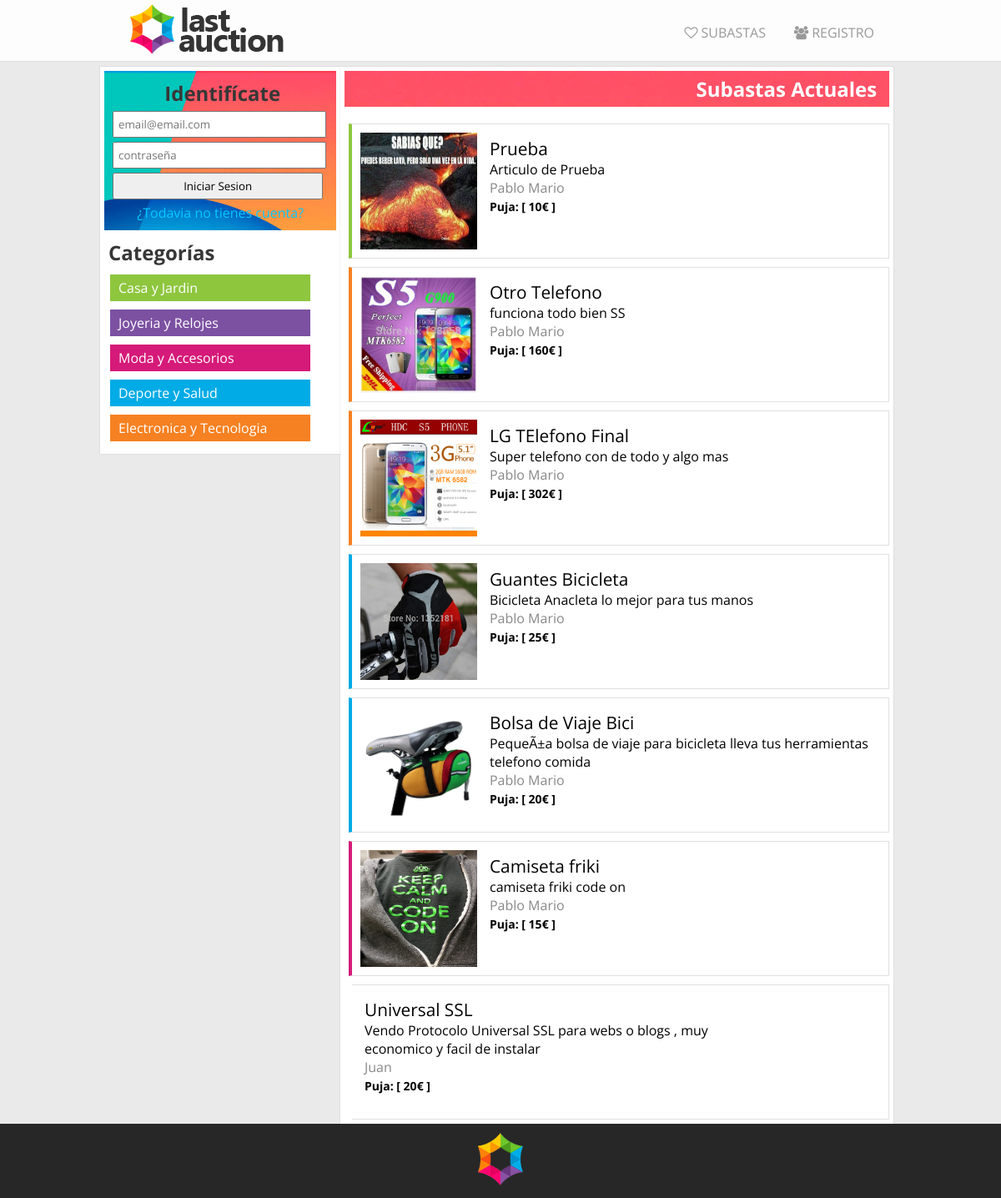
The app's page /subastas.php with its own data.
### tables this page shows
CREATE TABLE IF NOT EXISTS `imagenes` (
  `id` int(10) unsigned NOT NULL AUTO_INCREMENT,
  `producto` int(10) unsigned NOT NULL,
  `imagen` varchar(100) NOT NULL,
  PRIMARY KEY (`id`)
);

CREATE TABLE IF NOT EXISTS `productos` (
  `id` int(10) unsigned NOT NULL AUTO_INCREMENT,
  `titulo` varchar(45) NOT NULL,
  `descripcion` varchar(300) NOT NULL,
  `preciominimo` int(10) unsigned NOT NULL,
  `categoria` int(1) unsigned NOT NULL,
  `fechainicial` int(10) unsigned NOT NULL,
  `fechafin` int(10) unsigned NOT NULL,
  `estado` int(1) unsigned NOT NULL,
  `usuario` int(10) unsigned NOT NULL,
  `comprador` int(11) NOT NULL,
  PRIMARY KEY (`id`)
);

CREATE TABLE IF NOT EXISTS `usuarios` (
  `id` int(10) unsigned NOT NULL AUTO_INCREMENT,
  `email` varchar(60) NOT NULL,
  `nombre` varchar(45) NOT NULL,
  `direccion` varchar(100) NOT NULL,
  `contrasena` varchar(100) NOT NULL,
  PRIMARY KEY (`id`)
);

### php/funciones.php (the view, shortened to what this page needs)
<?php
	function menuNoLogeado(){
		echo '<a href="'.URL_LOCAL.'index.php"><img id="logotipo" src="img/logomini.png" alt="last auction"></a>';
		echo '<ul>';
			echo '<a href="'.URL_LOCAL.'subastas.php"><li><i class="fa fa-heart-o"></i> Subastas</li></a>';
			echo '<a href="'.URL_LOCAL.'registro.php"><li><i class="fa fa-users "></i> registro</li></a>';
		echo '</ul>';
	}
	function listarSubastas(){
		$conexion=conexion();
  		$now=strtotime(date("Y-m-d h:i"));
		$sql = 'select * from productos where estado > 0 and fechafin >'.$now.';';
		if($resultado = $conexion->query($sql)){
			while ($row = $resultado->fetch_array(MYSQLI_ASSOC)) {
				switch ($row['categoria']) {
					case 1:
						echo '<article class="casa">';
						break;
					case 3:
						echo '<article class="moda">';
						break;
					case 4:
						echo '<article class="deporte">';
						break;
					case 5:
						echo '<article class="electronica">';
						break;
					default:
						echo '<article>';
						break;
				}
				$queryImagen = "select * from imagenes where producto = ".$row['id']." ";
				if($resultadoImagen = $conexion->query($queryImagen)){
					while($rowImagen = $resultadoImagen->fetch_array(MYSQLI_ASSOC)){
						$urlImagen = substr($rowImagen['imagen'], 1);
						echo '<a href="solo.php?p='.$row['id'].'"><img src='.$urlImagen.' /></a>';
					}
				}
				echo '<div class="datosProducto">';
				echo '<a href="solo.php?p='.$row['id'].'">'.$row['titulo'].'</a>';
				echo '<p>'.$row['descripcion'].'</p>';
				$queryUsuario = 'select nombre from usuarios where id='.$row['usuario'].';';
				if($resultadoUsuario =  $conexion->query($queryUsuario)){
					if($rowUsuario = $resultadoUsuario->fetch_array()){
						echo '<p class="vendedor">'.$rowUsuario[0].'</p>';
					}
				}
				$sqlPrecio = 'select MAX(puja) from pujas where producto ='.$row['id'].';';
				if($resultadoPrecio = $conexion->query($sqlPrecio)){
					if($rowPrecio = $resultadoPrecio->fetch_array()){
						if($rowPrecio[0]!=null){
							echo '<p><span>Puja: [ '.$rowPrecio[0].'€ ]</span></p>';
						}else{
							echo '<p><span>Puja: [ '.$row['preciominimo'].'€ ]</span></p>';
						}
					}
				}
				echo '</div>';
				echo '</article>';
			}
		}
	}
?>

### css/estilo.css (style rules this page uses)
* { margin: 0px; padding: 0px; font-family: 'Open Sans', sans-serif; transition: .3s; }
body { background: #EAEAEA; }
nav #logotipo { padding-left: 25px; }
nav ul { float: right; padding: 25px; }
nav ul li { list-style: none; display: inline; }
nav ul a { padding: 7px; color: #999; margin-left: 20px; text-decoration: none; text-transform: uppercase; }

### css/estiloProductos.css (style rules this page uses)
section article { float: right; padding: 5px; margin-top: 10px; width: 97%; min-height: 150px; border-top:1px solid #E0E0E0; border-right:1px solid #E0E0E0; border-bottom:1px solid #E0E0E0; }
section article img { float: left; height: 140px; width: 140px; margin: 5px; }
section article .datosProducto { float: left; margin: 5px; padding: 5px; width: 460px; }
section article .datosProducto a { font-size: 1.3em; text-decoration: none; color: inherit; }
section article .datosProducto span { font-weight: bold; font-size: 14px; }
section article .datosProducto .vendedor { color: #888888; }
section article.casa { border-left: 4px solid #8ec63e; }
section article.moda { border-left: 4px solid #d51a79; }
section article.deporte { border-left: 4px solid #01abe6; }
section article.electronica { border-left: 4px solid #f68122; }

### records on screen
productos: titulo "Prueba", descripcion "Articulo de Prueba", usuarios.nombre "Pablo Mario", preciominimo "10"
imagenes: imagen (picture)
productos: titulo "Otro Telefono", descripcion "funciona todo bien SS", usuarios.nombre "Pablo Mario", rowPrecio "160"
imagenes: imagen (picture)
productos: titulo "LG TElefono Final", descripcion "Super telefono con de todo y algo mas", usuarios.nombre "Pablo Mario", rowPrecio "302"
imagenes: imagen (picture)
productos: titulo "Guantes Bicicleta", descripcion "Bicicleta Anacleta lo mejor para tus manos", usuarios.nombre "Pablo Mario", rowPrecio "25"
imagenes: imagen (picture)
productos: titulo "Bolsa de Viaje Bici", descripcion "PequeÃ±a bolsa de viaje para bicicleta lleva tus herramientas telefono comida", usuarios.nombre "Pablo Mario", rowPrecio "20"
imagenes: imagen (picture)
productos: titulo "Camiseta friki", descripcion "camiseta friki code on", usuarios.nombre "Pablo Mario", rowPrecio "15"
imagenes: imagen (picture)
productos: titulo "Universal SSL", descripcion "Vendo Protocolo Universal SSL para webs o blogs , muy economico y facil de instalar", usuarios.nombre "Juan", preciominimo "20"
